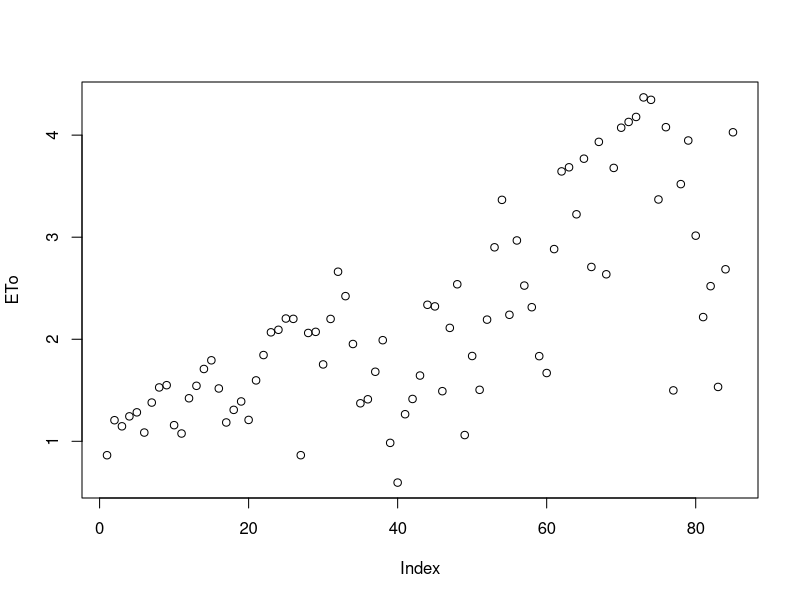

The R source for this figure:
#sv_meteo.R
#Utilizes Hargreaves & Samani (1985) to calculate reference ET using Tmax and Tmin

library(lubridate)
mean=mean.default

#function definitions
dailyFun = function(data,datecol=4,paramcol=3,FUNC=mean) {
  date <- sapply(strsplit(as.character(data[,datecol]), " "), "[", 1)
  time <- sapply(strsplit(as.character(data[,datecol]), " "), "[", 2)
  return(aggregate(data[,paramcol], by=list(date), FUN=FUNC))
}

sv_meteo=read.csv("sv_meteo.csv")
#sv_meteo=read.csv("ClimateData/alfCT_Ta2m.csv")
#sv_meteo=sv_meteo[,c(5,4)]
a=0 #Site specific calibration coefficients (default a=0; b=1)
b=1
#MJ/kg latent heat of vaporization
lambda=2.45 
#radiation
day_of_year=as.numeric(levels(factor(yday(as.POSIXct(sv_meteo[,1],"%m/%d/%Y %H:%M",tz="GMT")))))
#day_of_year=as.numeric(levels(factor(yday(as.POSIXct(sv_meteo[,1],"%Y-%m-%d %H:%M:%S",tz="GMT")))))
ird=1+0.033*cos(2*pi/365*day_of_year)
d=0.409*sin(2*pi/365*day_of_year-1.39)
latitude = 41.499536#
omegas=acos(-tan(latitude*pi/180)*tan(d))
Ra=24*60/pi*0.0820*ird*(omegas*sin(latitude*pi/180)*sin(d)+cos(latitude*pi/180)*cos(d)*sin(omegas))

Tmax=dailyFun(sv_meteo,datecol=1,paramcol=2,FUNC=max)
Tmin=dailyFun(sv_meteo,datecol=1,paramcol=2,FUNC=min)
ETo=(1/lambda)*0.0023*(((Tmax[,2]-Tmin[,2])/2)+17.8)*sqrt(Tmax[,2]-Tmin[,2])*Ra
sum(ETo)
plot(ETo)
day_of_year
